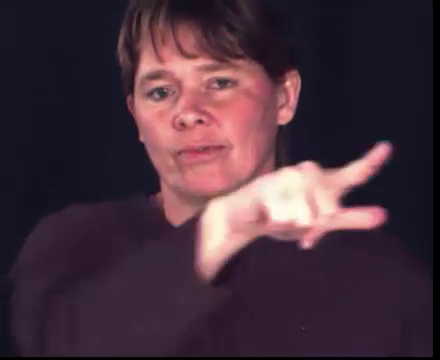
#> input picture frame 10 of src/hand_tracker/hand_points/asl.mp4, 440 x 360 px, given in place of the camera
$ python capFace.py
#> lines starting #> are read from the running program, lines starting #| are printed output that depends on the picture; after the words box and inside, x2 and y2 are one past the last pixel; in counts of white or black regions, pixels touching at a corner belong together
import cv2
from imutils.video import FPS
import argparse

casc_path = 'data/haarcascade_frontalface_alt.xml'
faceCascade = cv2.CascadeClassifier(casc_path)

# grab the reference to the webcam
cap = cv2.VideoCapture(0)

cap.set(cv2.CAP_PROP_FRAME_WIDTH, 640)
cap.set(cv2.CAP_PROP_FRAME_HEIGHT, 480)

fps = FPS().start()

# keep looping
while True:
	# grab the current frame
	ret, frame = cap.read()
#> frame is the input picture: shape (360, 440, 3); mean B, G, R 60.2, 48.2, 70
	(grabbed, frame) = cap.read()
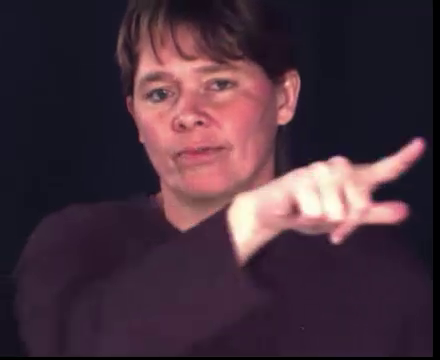
#> input picture frame 11 of src/hand_tracker/hand_points/asl.mp4, 440 x 360 px, given in place of the camera
#> frame is the input picture: shape (360, 440, 3); mean B, G, R 60.2, 48, 70.1

	# if we are viewing a video and we did not grab a frame,
	# then we have reached the end of the videoy
	if frame is None:
		break

	# Detect objects in video stream, returns a list of rectangles
	faces = faceCascade.detectMultiScale(
      frame,
      scaleFactor=1.1,
      minNeighbors=5,
      minSize=(30, 30)
  	)
#> faces = [[109, 30, 160, 160]]

	# Draw rectangles around detected faces
	for (x, y, w, h) in faces:
		cv2.rectangle(frame, (x, y), (x+w, y+h), (0,255,0), 2)
		cv2.putText(frame, str(len(faces)),(x,y+h),cv2.FONT_HERSHEY_SIMPLEX,.7,(150,150,0),2)
		print("Found {0} faces!".format(len(faces)))
#> this loop made 1 pass
#| Found 1 faces!
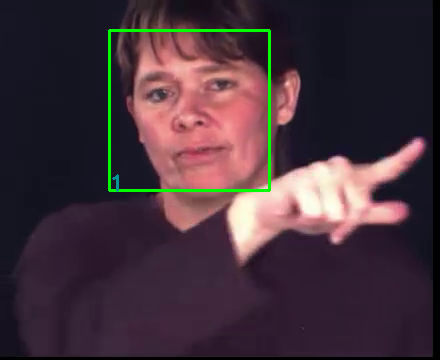
#> frame: shape (360, 440, 3); 1.24% of pixels changed, all inside (x1, y1, x2, y2) = (108, 29, 271, 192)

	# show the frame to our screen
	cv2.imshow("Video", frame)

	fps.update()

	print(faces)
#| [[109  30 160 160]]

	fps.stop()
	print("[INFO] elasped time: {:.2f}".format(fps.elapsed()))
	print("[INFO] approx. FPS: {:.2f}".format(fps.fps()))

	# if the 'q' key is pressed, stop the loop
	if cv2.waitKey(1) & 0xFF == ord('q'):
#> (key q is pressed here)
		break

# close all windows
cap.release()
cv2.destroyAllWindows()

$ run again, starting later in the video
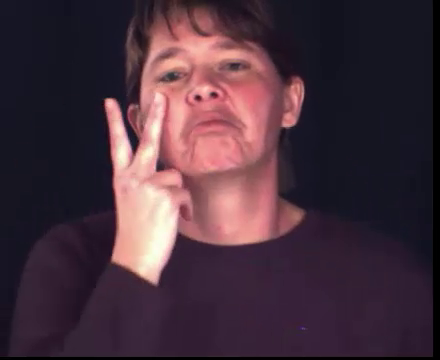
#> input picture frame 45 of src/hand_tracker/hand_points/asl.mp4, 440 x 360 px, given in place of the camera
#> frame is the input picture: shape (360, 440, 3); mean B, G, R 60.7, 49, 71.6
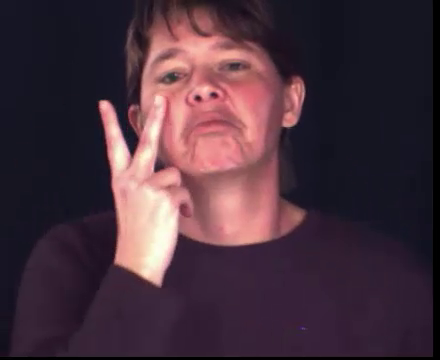
#> input picture frame 46 of src/hand_tracker/hand_points/asl.mp4, 440 x 360 px, given in place of the camera
#> frame is the input picture: shape (360, 440, 3); mean B, G, R 60.7, 49.1, 71.8
#> faces = [[126, 13, 160, 160]]
#> the loop `for (x, y, w, h) in faces:` made 1 pass
#> (printed output is left out)
#> after the loop `for (x, y, w, h) in faces:`:
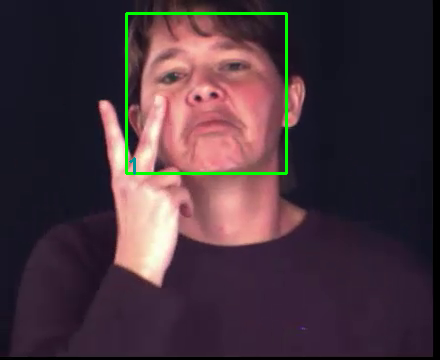
#> frame: shape (360, 440, 3); 1.24% of pixels changed, all inside (x1, y1, x2, y2) = (125, 12, 288, 175)
#| [[126  13 160 160]]

$ run again, starting later in the video
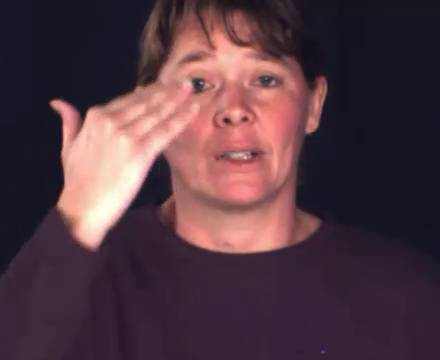
#> input picture frame 81 of src/hand_tracker/hand_points/asl.mp4, 440 x 360 px, given in place of the camera
#> frame is the input picture: shape (360, 440, 3); mean B, G, R 65.4, 57.1, 81.8
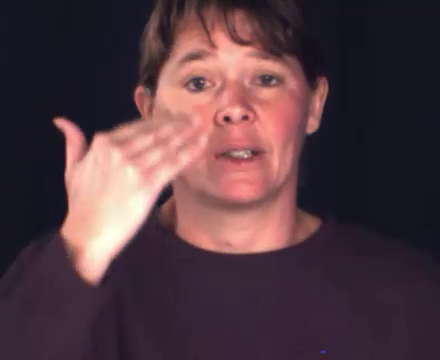
#> input picture frame 82 of src/hand_tracker/hand_points/asl.mp4, 440 x 360 px, given in place of the camera
#> frame is the input picture: shape (360, 440, 3); mean B, G, R 66.5, 58.6, 83.4
#> faces = [[142, 15, 185, 185]]
#> the loop `for (x, y, w, h) in faces:` made 1 pass
#> (printed output is left out)
#> after the loop `for (x, y, w, h) in faces:`:
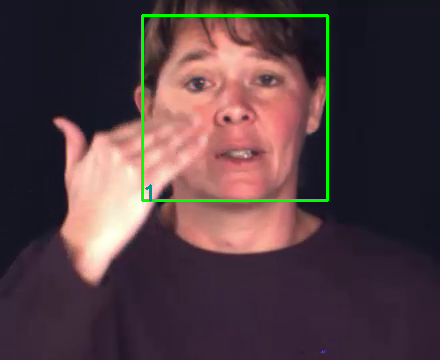
#> frame: shape (360, 440, 3); 1.43% of pixels changed, all inside (x1, y1, x2, y2) = (141, 14, 329, 202)
#| [[142  15 185 185]]
